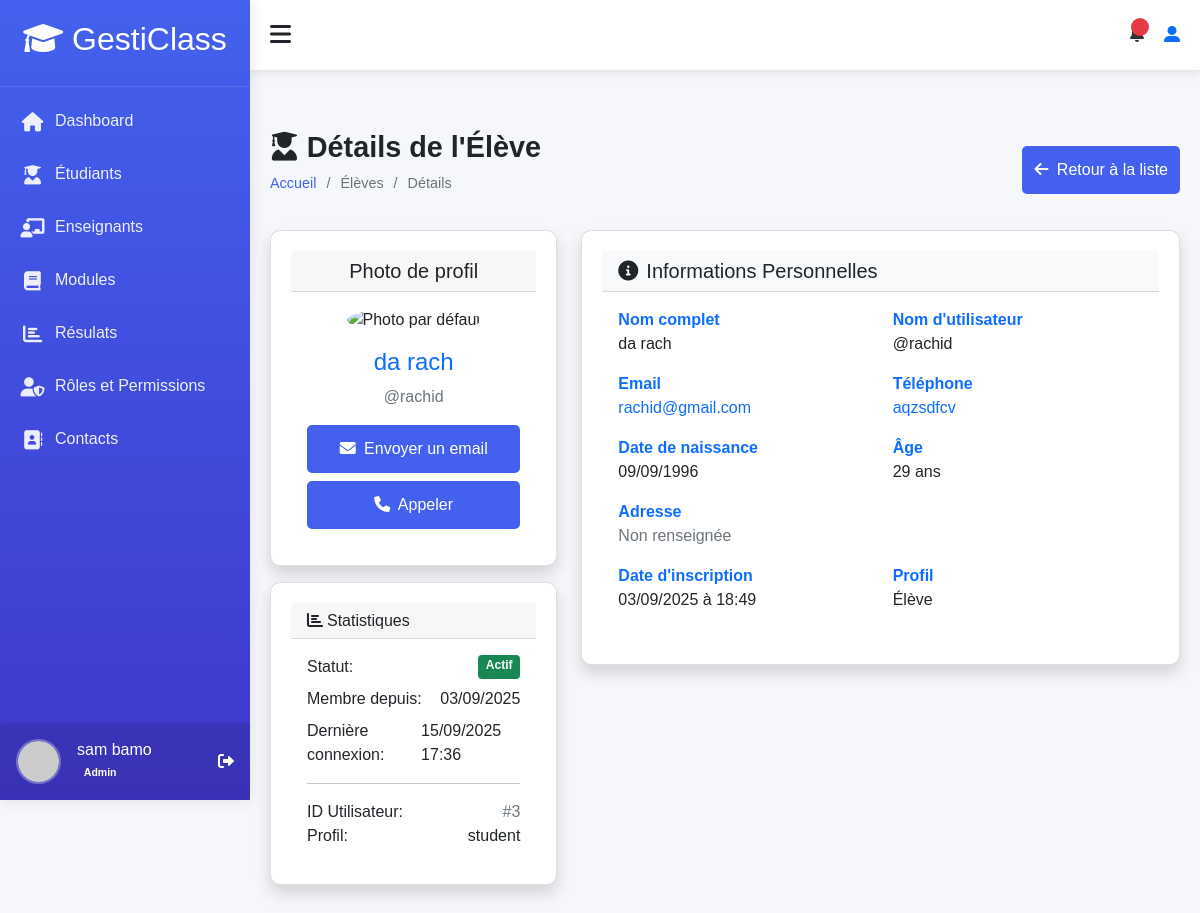
The page /accounts/students/3/detail/ (signed in) on the database as committed earlier.
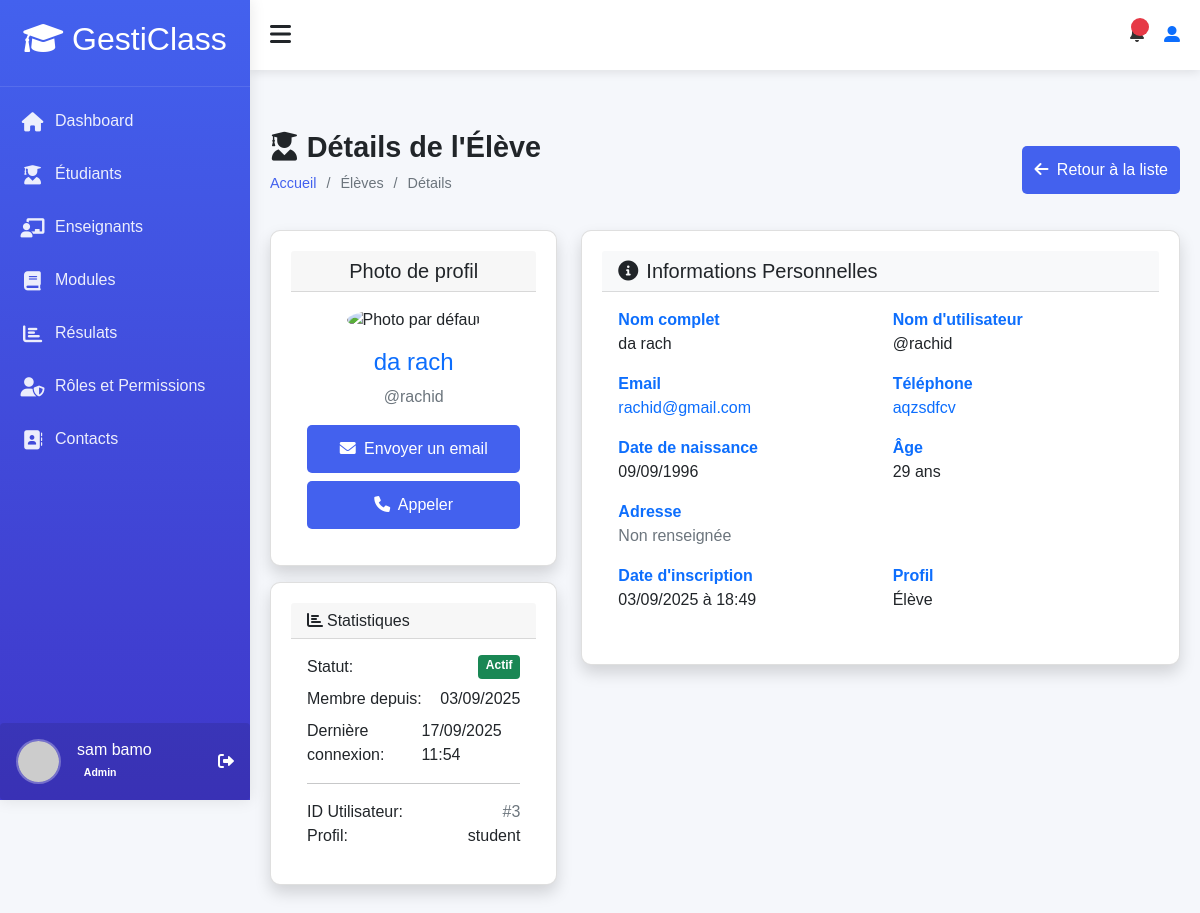
The same page on the database as committed later.
### accounts/models.py (models this page shows, shortened)
class User(AbstractUser):
    ROLE_CHOICES = (
        ('admin', 'Administrateur'),
        ('teacher', 'Enseignant'),
        ('student', 'Élève'),
    )
    profil = models.CharField(max_length=10, choices=ROLE_CHOICES, default='student')
    phone = models.CharField(max_length=20, blank=True)
    birth_date = models.DateField(null=True, blank=True)
    photo = models.ImageField(upload_to='users/', null=True, blank=True)
    specialty = models.CharField(max_length=100, null=True, blank=True)
    hire_date = models.DateField(null=True, blank=True)
    address = models.TextField(blank=True)
    phone_number = models.CharField(max_length=15, blank=True)
    date_of_birth = models.DateField(null=True, blank=True)
    class Meta:
        permissions = [
        ("peut_acceder_module", "Peut acceder au module"),
        ("peut_acceder_aux_eleve", "Peut acceder aux eleves"),
        ("peut_acceder_aux_enseignants", "peut acceder aux enseigants"),
        ("peut_acceder_aux_roles", "peut acceder aux roles"),
        ("peut_acceder_au_dashboard", "Peut accéder au tableau de bord "),
        ("dashboard", "Peut voir les infos utiles  pour des étudiants"),
        ("peut_voir_infos_utile_teacher", "Peut voir les infos utiles pour des enseignants"),
        ("peut_agir_infos_utile_student", "Peut agir sur les infos utiles pour des étudiants"),
        ("peut_agir_infos_utile_teacher", "Peut agir sur les infos utiles pour des enseignants"),
        ("can_view_student_performance_data", "Peut voir ses données de performance  étudiants"),
        ("can_view_teacher_module_performance_data", "Peut voir les données de performance des modules des enseignants"),
        ("can_view_all_students_performance_data ", "Peut voir les données de performance de tous les étudiants"),
        ("can_view_student_list", "Peut voir la liste des étudiants"),
        ("can_view_teacher_list", "Peut voir la liste des enseignants"),
        ("can_view_module_list", "Peut voir la liste des modules"),
        ("can_view_results_list", "Peut voir la liste résultats"),
        ("can_view_suggestions_list", "Peut voir la liste des suggestions"),
        ("can_view_module_details", "Peut les details d'un module"),
        ("can_view_student_details", "Peut voir les détails d'un étudiant"),
        ("can_view_teacher_details", "Peut voir les détails d'un enseignant"),
        ("can_view_own_details", "Peut voir ses propres détails"),
        ("cans_view_results", "Peut voir les résultats"),
        ("can_view_own_results", "Peut voir ses propres résultats"),
        ("can_view_section__admin", "Peut voir la d'administration des section"),
        ("view_role", "Peut voir les rôles"),
        ("add_role", "Peut ajouter un rôle"),
        ("change_role", "Peut modifier un rôle"),
        ("delete_role", "Peut supprimer un rôle"),
        ("assign_role", "Peut assigner des rôles"),
        ("view_timetable", "Peut voir l'emploi du temps"),
        ("manage_timetable", "Peut gérer l'emploi du temps"),
        ("can_add_teacher", "Peut ajouter un enseignant"),
        ("can_add_student", "Peut ajouter un étudiant"),
        ("can_change_teacher", "Peut modifier un enseignant"),
        ("can_change_student", "Peut modifier un étudiant"),
        ("can_delete_teacher", "Peut supprimer un enseignant"),
        ("can_delete_student", "Peut supprimer un étudiant"),
        ("can_view_schoolinfo", "Peut voir les informations de l'école"),
        ("can_add_schoolinfo", "Peut ajouter les informations de l'école"),
        ("can_change_schoolinfo", "Peut modifier les informations de l'école"),
        ("can_delete_schoolinfo", "Peut supprimer les informations de l'école"),
        ]

### accounts/views.py (the view)
# urls.py: path('students/<int:student_id>/detail/', views.student_detail,
@login_required
@permission_required('accounts.can_view_student_details', raise_exception=True)
def student_detail(request, student_id):
    student = get_object_or_404(User, id=student_id, profil='student')
    context = {
        'student': student,
        'title': f'Détails de {student.get_full_name()}'
    }
    return render(request, 'students/student_detail.html', context)

### accounts/templates/students/student_detail.html (shortened to what the changed rows need)
{% extends "models/base.html" %}
{% load static %}
{% block content %}
<div class="content">
    <div class="page-title">
        <div>
            <h2><i class="fas fa-user-graduate me-2"></i>Détails de l'Élève</h2>
        </div>
    </div>
    <div class="row">
        <div class="col-md-4 mb-4">
            <div class="card shadow">
                <div class="card-body text-center">
                    {% if student.photo %}
                        <img src="{{ student.photo.url }}"
                             class="img-fluid rounded-circle mb-3"
                             alt="Photo de {{ student.get_full_name }}"
                             style="width: 200px; height: 200px; object-fit: cover;">
                    {% else %}
                        <img src="{% static 'img/default-avatar.png' %}"
                             class="img-fluid rounded-circle mb-3"
                             alt="Photo par défaut"
                             style="width: 200px; height: 200px; object-fit: cover;">
                    {% endif %}
                    <h4 class="text-primary">{{ student.get_full_name }}</h4>
                    <p class="text-muted">@{{ student.username }}</p>
                    <div class="d-grid gap-2">
                        <a href="mailto:{{ student.email }}" class="btn btn-outline-primary">
                        </a>
                        {% if student.phone %}
                        <a href="tel:{{ student.phone }}" class="btn btn-outline-success">
                        </a>
                        {% endif %}
                    </div>
                </div>
            </div>
            <div class="card shadow mt-3">
                <div class="card-body">
                    <div class="d-flex justify-content-between mb-2">
                        <span>Membre depuis:</span>
                        <span>{{ student.date_joined|date:"d/m/Y" }}</span>
                    </div>
                    <div class="d-flex justify-content-between">
                        <span>Dernière connexion:</span>
                        <span>
                            {% if student.last_login %}
                                {{ student.last_login|date:"d/m/Y H:i" }}
                            {% else %}
                                Jamais connecté
                            {% endif %}
                        </span>
                    </div>
                    {% if request.user.is_superuser %}
                    <hr>
                    <div class="d-flex justify-content-between">
                        <span>ID Utilisateur:</span>
                        <span class="text-muted">#{{ student.id }}</span>
                    </div>
                    <div class="d-flex justify-content-between">
                        <span>Profil:</span>
                        <span >{{ student.profil }}</span>
                    </div>
                    {% endif %}
                </div>
            </div>
        </div>
        <div class="col-md-8">
            <div class="card shadow">
                <div class="card-body">
                    <div class="row">
                        <div class="col-md-6">
                            <div class="info-item mb-3">
                                <label class="fw-bold text-primary">Nom complet</label>
                                <p class="mb-0">{{ student.get_full_name }}</p>
                            </div>
                        </div>
                        <div class="col-md-6">
                            <div class="info-item mb-3">
                                <label class="fw-bold text-primary">Nom d'utilisateur</label>
                                <p class="mb-0">@{{ student.username }}</p>
                            </div>
                        </div>
                    </div>
                    <div class="row">
                        <div class="col-md-6">
                            <div class="info-item mb-3">
                                <p class="mb-0">
                                    <a href="mailto:{{ student.email }}" class="text-decoration-none">
                                        {{ student.email }}
                                    </a>
                                </p>
                            </div>
                        </div>
                        <div class="col-md-6">
                            <div class="info-item mb-3">
                                <p class="mb-0">
                                    {% if student.phone %}
                                        <a href="tel:{{ student.phone }}" class="text-decoration-none">
                                            {{ student.phone }}
                                        </a>
                                    {% else %}
                                        <span class="text-muted">Non renseigné</span>
                                    {% endif %}
                                </p>
                            </div>
                        </div>
                    </div>
                    <div class="row">
                        <div class="col-md-6">
                            <div class="info-item mb-3">
                                <label class="fw-bold text-primary">Date de naissance</label>
                                <p class="mb-0">
                                    {% if student.birth_date %}
                                        {{ student.birth_date|date:"d/m/Y" }}
                                    {% else %}
                                        <span class="text-muted">Non renseignée</span>
                                    {% endif %}
                                </p>
                            </div>
                        </div>
                        <div class="col-md-6">
                            <div class="info-item mb-3">
                                <label class="fw-bold text-primary">Âge</label>
                                <p class="mb-0">
                                    {% if student.birth_date %}
                                        {{ student.birth_date|timesince }}
                                    {% else %}
                                        <span class="text-muted">Inconnu</span>
                                    {% endif %}
                                </p>
                            </div>
                        </div>
                    </div>
                    <div class="row">
                        <div class="col-md-6">
                            <div class="info-item mb-3">
                                <label class="fw-bold text-primary">Date d'inscription</label>
                                <p class="mb-0">{{ student.date_joined|date:"d/m/Y à H:i" }}</p>
                            </div>
                        </div>
                    </div>
                </div>
            </div>
        </div>
    </div>
</div>
{% endblock %}

Rows that differ between the two databases and show on the page:
changed User "da rach": last_login "15/09/2025 17:36" → "17/09/2025 11:54"
